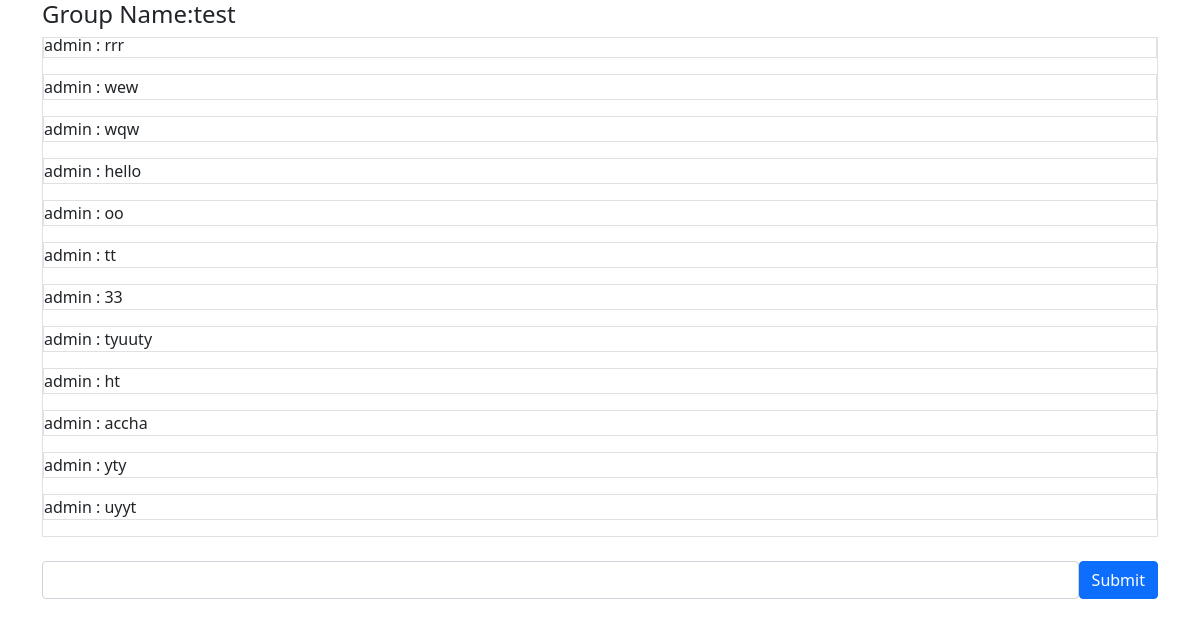
The app's page /group/test/, older data.
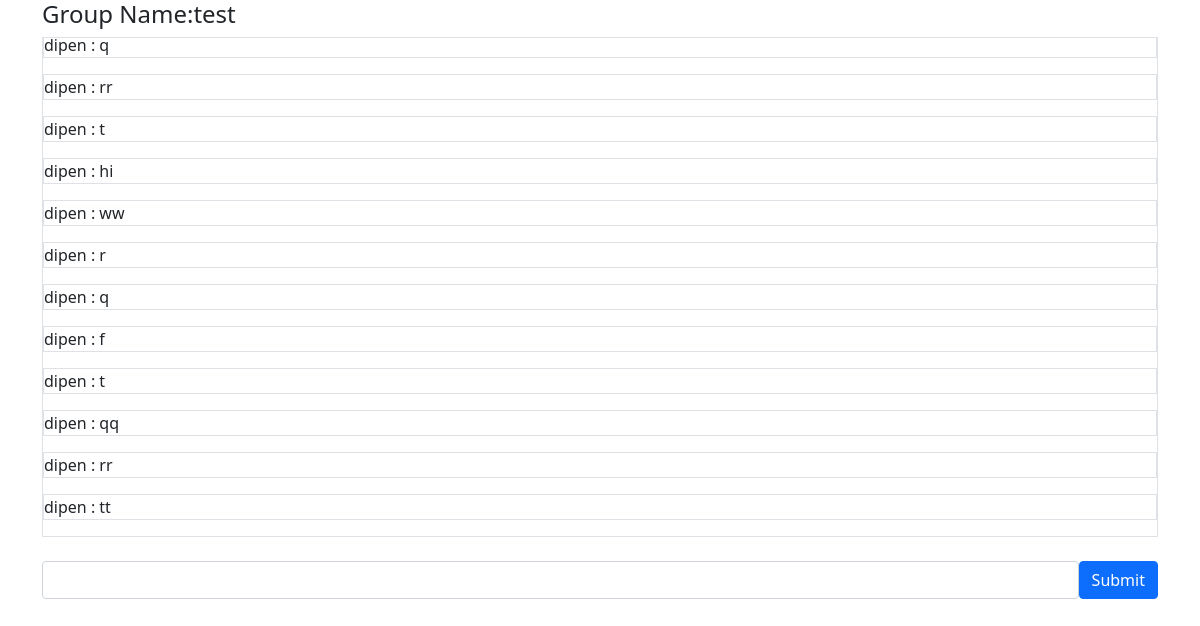
The same page, newer data.
### websockets/models.py (models this page shows)
class Chat(models.Model):
    content = models.TextField()
    group = models.ForeignKey(Group, on_delete=models.CASCADE, related_name='chat')
    user = models.ForeignKey(User, on_delete=models.CASCADE, related_name='chat')
    timestamp = models.DateTimeField(auto_now_add=True)

### websockets/views.py (the view)
# urls.py: path("<str:group_name>/", homepage)
def homepage(request, group_name):
    group, created = Group.objects.get_or_create(name=group_name)
    chats = group.chat.all().order_by('-timestamp')
    context = {
        "group_name":group.name,
        "chats":chats
    }
    return render(request, "websockets/index.html", context)

### websockets/models.py (called while the page is built)
    def get_queryset(self):
        return GroupQuerySet(self.model, using=self._db)

### websockets/templates/websockets/index.html (shortened to what this page needs)
{% extends 'base.html' %} {% load static %} {% block content %}
<div class="container">
  <h4>Group Name:{{group_name}}</h4>
  <div
    class="border"
    id="chat_logs"
    style="
      max-height: 500px;
      overflow-y: auto;
      display: flex;
      flex-direction: column-reverse;
    "
  >
    {% for chat in chats %}
    <p class="border">
      {% if request.user == chat.user %}You{% else %}{{chat.user}}{% endif %} :
      {{chat.content}}
    </p>
    {% endfor %}
  </div>
  <br />
  <div class="d-flex">
    <input class="form-control" type="text" id="chat_input" />
    <button class="btn btn-primary" type="submit" id="chat_submit">
      Submit
    </button>
  </div>
</div>
{% endblock content %}

Row changes from the older to the newer data that the page shows:
no longer on this page (row unchanged): Chat: user "admin", content "uyyt"
no longer on this page (row unchanged): Chat: user "admin", content "yty"
no longer on this page (row unchanged): Chat: user "admin", content "accha"
no longer on this page (row unchanged): Chat: user "admin", content "ht"
no longer on this page (row unchanged): Chat: user "admin", content "tyuuty"
no longer on this page (row unchanged): Chat: user "admin", content "33"
no longer on this page (row unchanged): Chat: user "admin", content "tt"
no longer on this page (row unchanged): Chat: user "admin", content "oo"
no longer on this page (row unchanged): Chat: user "admin", content "hello"
no longer on this page (row unchanged): Chat: user "admin", content "wqw"
no longer on this page (row unchanged): Chat: user "admin", content "wew"
no longer on this page (row unchanged): Chat: user "admin", content "rrr"
added Chat: user "dipen", content "tt"
added Chat: user "dipen", content "rr"
added Chat: user "dipen", content "qq"
added Chat: user "dipen", content "t"
added Chat: user "dipen", content "f"
added Chat: user "dipen", content "q"
added Chat: user "dipen", content "r"
added Chat: user "dipen", content "ww"
added Chat: user "dipen", content "hi"
added Chat: user "dipen", content "t"
added Chat: user "dipen", content "rr"
added Chat: user "dipen", content "q"
